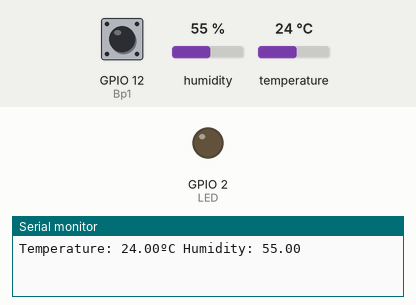
This program was run on a simulated ESP32. Shown: output pins drawn as LEDs (lit = HIGH), the last lines printed to the serial monitor. The inputs (shaded band) are chosen by the test bench; at power-on: GPIO 12 (Bp1) HIGH, humidity 55 %, temperature 24 °C.

Above: at 0.1 s.
At 1.1 s:
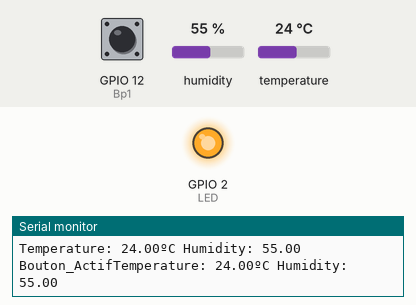
Timing chart, 0 to 2.6 s (numbered marks = the images above):
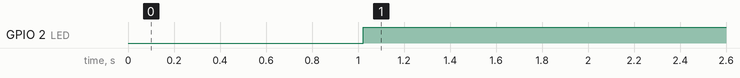

The program:

main.cpp
```cpp
#include <Arduino.h>
#include <DHT.h>
#include <DHT_U.h>
#include <Adafruit_Sensor.h>

#define DHT11PIN 26
#define LED 2
#define Bp1 12

DHT dht(DHT11PIN, DHT11);
void setup() {
  pinMode(LED,OUTPUT);
  pinMode(Bp1,INPUT_PULLUP);
  Serial.begin(115200);
  dht.begin();

}

void loop() {

  float humi = dht.readHumidity();
  float temp = dht.readTemperature();
  Serial.print("Temperature: ");
  Serial.print(temp);
  Serial.print("ºC ");
  Serial.print("Humidity: ");
  Serial.println(humi);
  delay(1000);

  if (digitalRead(Bp1) == 1)
    {
      Serial.print("Bouton_Actif");
      digitalWrite(LED,HIGH);
    }
  else {
    digitalWrite(LED,LOW);
  }
  // put your main code here, to run repeatedly:
}
```

Measured:
- by itself, GPIO 2 (LED): LOW → HIGH at 1.0 s
